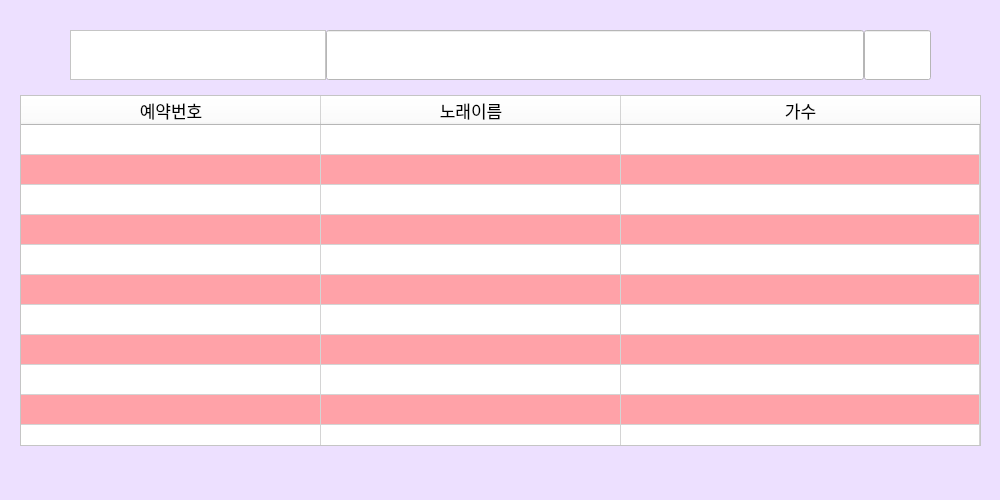
<?xml version="1.0" encoding="UTF-8"?>
<ui version="4.0">
 <class>Dialog</class>
 <widget class="QDialog" name="Dialog">
  <property name="geometry">
   <rect>
    <x>0</x>
    <y>0</y>
    <width>1000</width>
    <height>500</height>
   </rect>
  </property>
  <property name="sizePolicy">
   <sizepolicy hsizetype="Expanding" vsizetype="Expanding">
    <horstretch>0</horstretch>
    <verstretch>0</verstretch>
   </sizepolicy>
  </property>
  <property name="windowTitle">
   <string>Dialog</string>
  </property>
  <property name="windowOpacity">
   <double>1.000000000000000</double>
  </property>
  <property name="styleSheet">
   <string notr="true">background-color: rgb(237, 224, 255);</string>
  </property>
  <widget class="QWidget" name="layoutWidget">
   <property name="geometry">
    <rect>
     <x>0</x>
     <y>0</y>
     <width>1001</width>
     <height>501</height>
    </rect>
   </property>
   <layout class="QVBoxLayout" name="verticalLayout" stretch="1,7,1">
    <property name="spacing">
     <number>5</number>
    </property>
    <property name="sizeConstraint">
     <enum>QLayout::SetDefaultConstraint</enum>
    </property>
    <property name="leftMargin">
     <number>20</number>
    </property>
    <property name="topMargin">
     <number>20</number>
    </property>
    <property name="rightMargin">
     <number>20</number>
    </property>
    <property name="bottomMargin">
     <number>20</number>
    </property>
    <item>
     <layout class="QHBoxLayout" name="horizontalLayout_2" stretch="1,8,1">
      <property name="spacing">
       <number>0</number>
      </property>
      <property name="leftMargin">
       <number>50</number>
      </property>
      <property name="topMargin">
       <number>10</number>
      </property>
      <property name="rightMargin">
       <number>50</number>
      </property>
      <property name="bottomMargin">
       <number>10</number>
      </property>
      <item>
       <widget class="QTextEdit" name="textEdit">
        <property name="enabled">
         <bool>true</bool>
        </property>
        <property name="sizePolicy">
         <sizepolicy hsizetype="Fixed" vsizetype="Fixed">
          <horstretch>0</horstretch>
          <verstretch>0</verstretch>
         </sizepolicy>
        </property>
        <property name="minimumSize">
         <size>
          <width>0</width>
          <height>50</height>
         </size>
        </property>
        <property name="maximumSize">
         <size>
          <width>16777215</width>
          <height>67</height>
         </size>
        </property>
        <property name="font">
         <font>
          <family>Arial</family>
          <pointsize>22</pointsize>
          <weight>75</weight>
          <bold>true</bold>
         </font>
        </property>
        <property name="focusPolicy">
         <enum>Qt::NoFocus</enum>
        </property>
        <property name="autoFillBackground">
         <bool>false</bool>
        </property>
        <property name="styleSheet">
         <string notr="true">background-color: rgb(255, 255, 255);
color: rgb(0, 0, 0);</string>
        </property>
        <property name="sizeAdjustPolicy">
         <enum>QAbstractScrollArea::AdjustIgnored</enum>
        </property>
        <property name="lineWrapMode">
         <enum>QTextEdit::NoWrap</enum>
        </property>
        <property name="html">
         <string>&lt;!DOCTYPE HTML PUBLIC &quot;-//W3C//DTD HTML 4.0//EN&quot; &quot;http://www.w3.org/TR/REC-html40/strict.dtd&quot;&gt;
&lt;html&gt;&lt;head&gt;&lt;meta name=&quot;qrichtext&quot; content=&quot;1&quot; /&gt;&lt;style type=&quot;text/css&quot;&gt;
p, li { white-space: pre-wrap; }
&lt;/style&gt;&lt;/head&gt;&lt;body style=&quot; font-family:'Arial'; font-size:22pt; font-weight:600; font-style:normal;&quot;&gt;
&lt;p align=&quot;center&quot; style=&quot;-qt-paragraph-type:empty; margin-top:0px; margin-bottom:0px; margin-left:0px; margin-right:0px; -qt-block-indent:0; text-indent:0px; font-size:9pt; font-weight:400;&quot;&gt;&lt;br /&gt;&lt;/p&gt;&lt;/body&gt;&lt;/html&gt;</string>
        </property>
        <property name="acceptRichText">
         <bool>true</bool>
        </property>
       </widget>
      </item>
      <item>
       <widget class="QLineEdit" name="searchEdit">
        <property name="sizePolicy">
         <sizepolicy hsizetype="Expanding" vsizetype="Fixed">
          <horstretch>0</horstretch>
          <verstretch>0</verstretch>
         </sizepolicy>
        </property>
        <property name="minimumSize">
         <size>
          <width>0</width>
          <height>50</height>
         </size>
        </property>
        <property name="font">
         <font>
          <family>Arial</family>
          <pointsize>20</pointsize>
          <weight>50</weight>
          <bold>false</bold>
         </font>
        </property>
        <property name="focusPolicy">
         <enum>Qt::StrongFocus</enum>
        </property>
        <property name="autoFillBackground">
         <bool>false</bool>
        </property>
        <property name="styleSheet">
         <string notr="true">background-color: rgb(255, 255, 255);</string>
        </property>
        <property name="text">
         <string/>
        </property>
        <property name="frame">
         <bool>true</bool>
        </property>
       </widget>
      </item>
      <item>
       <widget class="QLineEdit" name="typeEdit">
        <property name="sizePolicy">
         <sizepolicy hsizetype="Expanding" vsizetype="Fixed">
          <horstretch>0</horstretch>
          <verstretch>0</verstretch>
         </sizepolicy>
        </property>
        <property name="minimumSize">
         <size>
          <width>0</width>
          <height>50</height>
         </size>
        </property>
        <property name="font">
         <font>
          <family>Arial</family>
          <pointsize>16</pointsize>
          <weight>75</weight>
          <bold>true</bold>
         </font>
        </property>
        <property name="focusPolicy">
         <enum>Qt::NoFocus</enum>
        </property>
        <property name="autoFillBackground">
         <bool>false</bool>
        </property>
        <property name="styleSheet">
         <string notr="true">background-color: rgb(255, 255, 255);
color: rgb(0, 0, 0);</string>
        </property>
        <property name="alignment">
         <set>Qt::AlignCenter</set>
        </property>
       </widget>
      </item>
     </layout>
    </item>
    <item>
     <widget class="QTableWidget" name="songList">
      <property name="enabled">
       <bool>true</bool>
      </property>
      <property name="sizePolicy">
       <sizepolicy hsizetype="Expanding" vsizetype="Expanding">
        <horstretch>0</horstretch>
        <verstretch>0</verstretch>
       </sizepolicy>
      </property>
      <property name="baseSize">
       <size>
        <width>0</width>
        <height>0</height>
       </size>
      </property>
      <property name="font">
       <font>
        <pointsize>12</pointsize>
       </font>
      </property>
      <property name="mouseTracking">
       <bool>false</bool>
      </property>
      <property name="tabletTracking">
       <bool>false</bool>
      </property>
      <property name="focusPolicy">
       <enum>Qt::WheelFocus</enum>
      </property>
      <property name="acceptDrops">
       <bool>false</bool>
      </property>
      <property name="layoutDirection">
       <enum>Qt::LeftToRight</enum>
      </property>
      <property name="autoFillBackground">
       <bool>false</bool>
      </property>
      <property name="styleSheet">
       <string notr="true">background-color: rgb(255, 255, 255);
alternate-background-color: rgb(255, 162, 168);</string>
      </property>
      <property name="frameShape">
       <enum>QFrame::StyledPanel</enum>
      </property>
      <property name="frameShadow">
       <enum>QFrame::Sunken</enum>
      </property>
      <property name="midLineWidth">
       <number>0</number>
      </property>
      <property name="verticalScrollBarPolicy">
       <enum>Qt::ScrollBarAlwaysOff</enum>
      </property>
      <property name="horizontalScrollBarPolicy">
       <enum>Qt::ScrollBarAlwaysOff</enum>
      </property>
      <property name="autoScroll">
       <bool>true</bool>
      </property>
      <property name="showDropIndicator" stdset="0">
       <bool>true</bool>
      </property>
      <property name="dragEnabled">
       <bool>false</bool>
      </property>
      <property name="alternatingRowColors">
       <bool>true</bool>
      </property>
      <property name="selectionMode">
       <enum>QAbstractItemView::SingleSelection</enum>
      </property>
      <property name="selectionBehavior">
       <enum>QAbstractItemView::SelectRows</enum>
      </property>
      <property name="textElideMode">
       <enum>Qt::ElideMiddle</enum>
      </property>
      <property name="horizontalScrollMode">
       <enum>QAbstractItemView::ScrollPerItem</enum>
      </property>
      <property name="showGrid">
       <bool>true</bool>
      </property>
      <property name="gridStyle">
       <enum>Qt::SolidLine</enum>
      </property>
      <property name="sortingEnabled">
       <bool>false</bool>
      </property>
      <property name="wordWrap">
       <bool>false</bool>
      </property>
      <property name="cornerButtonEnabled">
       <bool>true</bool>
      </property>
      <property name="rowCount">
       <number>20</number>
      </property>
      <property name="columnCount">
       <number>3</number>
      </property>
      <attribute name="horizontalHeaderVisible">
       <bool>true</bool>
      </attribute>
      <attribute name="horizontalHeaderCascadingSectionResizes">
       <bool>true</bool>
      </attribute>
      <attribute name="horizontalHeaderDefaultSectionSize">
       <number>300</number>
      </attribute>
      <attribute name="horizontalHeaderHighlightSections">
       <bool>true</bool>
      </attribute>
      <attribute name="horizontalHeaderMinimumSectionSize">
       <number>50</number>
      </attribute>
      <attribute name="horizontalHeaderShowSortIndicator" stdset="0">
       <bool>false</bool>
      </attribute>
      <attribute name="horizontalHeaderStretchLastSection">
       <bool>true</bool>
      </attribute>
      <attribute name="verticalHeaderVisible">
       <bool>false</bool>
      </attribute>
      <attribute name="verticalHeaderCascadingSectionResizes">
       <bool>false</bool>
      </attribute>
      <attribute name="verticalHeaderHighlightSections">
       <bool>true</bool>
      </attribute>
      <attribute name="verticalHeaderMinimumSectionSize">
       <number>23</number>
      </attribute>
      <attribute name="verticalHeaderStretchLastSection">
       <bool>false</bool>
      </attribute>
      <row>
       <property name="text">
        <string/>
       </property>
      </row>
      <row>
       <property name="text">
        <string/>
       </property>
      </row>
      <row>
       <property name="text">
        <string/>
       </property>
      </row>
      <row>
       <property name="text">
        <string/>
       </property>
      </row>
      <row>
       <property name="text">
        <string/>
       </property>
      </row>
      <row>
       <property name="text">
        <string/>
       </property>
      </row>
      <row>
       <property name="text">
        <string/>
       </property>
      </row>
      <row>
       <property name="text">
        <string/>
       </property>
      </row>
      <row>
       <property name="text">
        <string/>
       </property>
      </row>
      <row>
       <property name="text">
        <string/>
       </property>
      </row>
      <row>
       <property name="text">
        <string/>
       </property>
      </row>
      <row>
       <property name="text">
        <string/>
       </property>
      </row>
      <row/>
      <row/>
      <row/>
      <row/>
      <row/>
      <row/>
      <row/>
      <row/>
      <column>
       <property name="text">
        <string>예약번호</string>
       </property>
       <property name="font">
        <font>
         <pointsize>13</pointsize>
         <weight>50</weight>
         <bold>false</bold>
         <underline>false</underline>
        </font>
       </property>
      </column>
      <column>
       <property name="text">
        <string>노래이름</string>
       </property>
       <property name="font">
        <font>
         <pointsize>13</pointsize>
         <weight>50</weight>
         <bold>false</bold>
         <kerning>true</kerning>
        </font>
       </property>
       <property name="background">
        <color>
         <red>255</red>
         <green>255</green>
         <blue>255</blue>
        </color>
       </property>
      </column>
      <column>
       <property name="text">
        <string>가수</string>
       </property>
       <property name="font">
        <font>
         <pointsize>13</pointsize>
         <weight>50</weight>
         <bold>false</bold>
        </font>
       </property>
       <property name="background">
        <color>
         <red>255</red>
         <green>255</green>
         <blue>255</blue>
        </color>
       </property>
      </column>
      <item row="0" column="0">
       <property name="text">
        <string/>
       </property>
       <property name="font">
        <font>
         <pointsize>9</pointsize>
         <underline>false</underline>
        </font>
       </property>
       <property name="textAlignment">
        <set>AlignJustify|AlignVCenter</set>
       </property>
       <property name="flags">
        <set>ItemIsSelectable|ItemIsEditable|ItemIsDragEnabled|ItemIsUserCheckable|ItemIsEnabled|ItemIsTristate</set>
       </property>
      </item>
      <item row="0" column="1">
       <property name="text">
        <string/>
       </property>
      </item>
      <item row="5" column="1">
       <property name="text">
        <string/>
       </property>
      </item>
     </widget>
    </item>
    <item alignment="Qt::AlignRight">
     <widget class="QLineEdit" name="pageEdit">
      <property name="enabled">
       <bool>false</bool>
      </property>
      <property name="sizePolicy">
       <sizepolicy hsizetype="Fixed" vsizetype="Fixed">
        <horstretch>0</horstretch>
        <verstretch>0</verstretch>
       </sizepolicy>
      </property>
      <property name="minimumSize">
       <size>
        <width>30</width>
        <height>30</height>
       </size>
      </property>
      <property name="contextMenuPolicy">
       <enum>Qt::ActionsContextMenu</enum>
      </property>
      <property name="layoutDirection">
       <enum>Qt::LeftToRight</enum>
      </property>
      <property name="styleSheet">
       <string notr="true">font: 87 18pt &quot;Arial&quot;;
color: rgb(255, 38, 38);</string>
      </property>
      <property name="text">
       <string/>
      </property>
      <property name="frame">
       <bool>false</bool>
      </property>
      <property name="alignment">
       <set>Qt::AlignCenter</set>
      </property>
     </widget>
    </item>
   </layout>
  </widget>
 </widget>
 <resources/>
 <connections/>
</ui>
